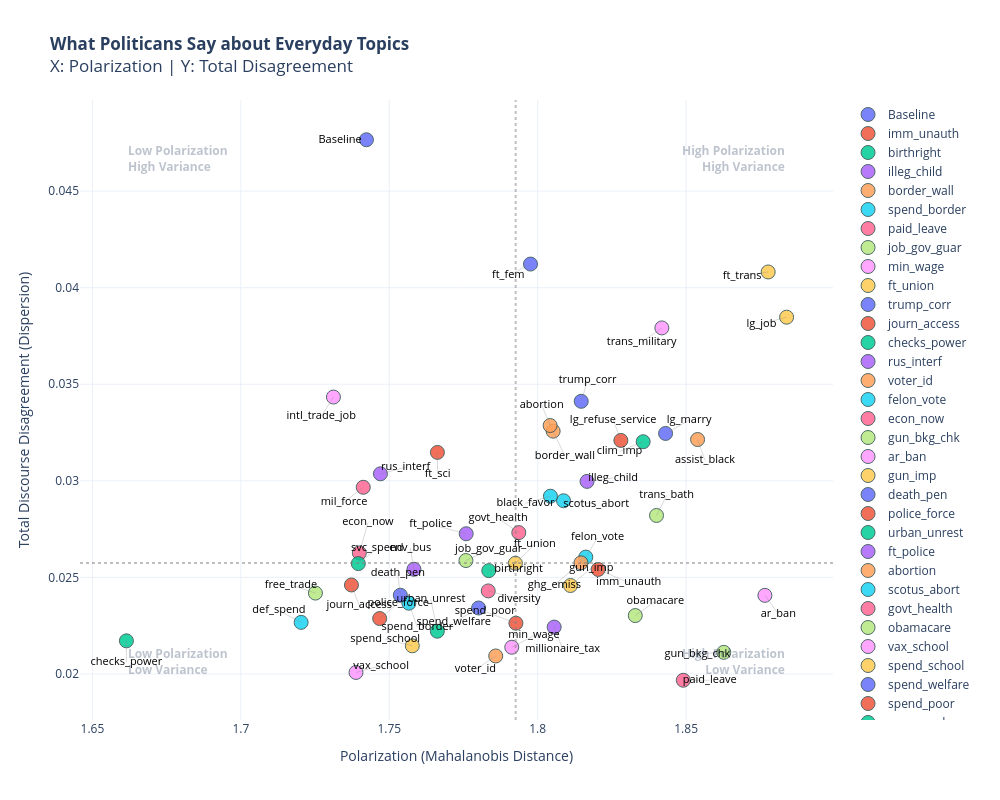

Write notebook code for a chart like this one.
### Code cell
plot(df_res)

### Figure 1 — Plotly figure (JSON) as saved in the notebook; plotly's stock layout.template omitted (floating-point values rounded to 4 significant figures)
{"data": [{"customdata": [3.595], "hovertemplate": "<b>%{text}</b><br>Polarization: %{x:.4f}<br>Intensity: %{y:.2f}<br>Intrinsic Dim: %{customdata:.2f}<br><extra></extra>", "marker": {"color": "#636EFA", "line": {"color": "DarkSlateGrey", "width": 1}, "opacity": 0.85, "size": 14}, "mode": "markers", "name": "Baseline", "text": ["Baseline"], "type": "scatter", "x": [1.742], "y": [0.04766]}, {"customdata": [3.958], "hovertemplate": "<b>%{text}</b><br>Polarization: %{x:.4f}<br>Intensity: %{y:.2f}<br>Intrinsic Dim: %{customdata:.2f}<br><extra></extra>", "marker": {"color": "#EF553B", "line": {"color": "DarkSlateGrey", "width": 1}, "opacity": 0.85, "size": 14}, "mode": "markers", "name": "imm_unauth", "text": ["imm_unauth"], "type": "scatter", "x": [1.82], "y": [0.02541]}, {"customdata": [3.915], "hovertemplate": "<b>%{text}</b><br>Polarization: %{x:.4f}<br>Intensity: %{y:.2f}<br>Intrinsic Dim: %{customdata:.2f}<br><extra></extra>", "marker": {"color": "#00CC96", "line": {"color": "DarkSlateGrey", "width": 1}, "opacity": 0.85, "size": 14}, "mode": "markers", "name": "birthright", "text": ["birthright"], "type": "scatter", "x": [1.784], "y": [0.02535]}, {"customdata": [3.809], "hovertemplate": "<b>%{text}</b><br>Polarization: %{x:.4f}<br>Intensity: %{y:.2f}<br>Intrinsic Dim: %{customdata:.2f}<br><extra></extra>", "marker": {"color": "#AB63FA", "line": {"color": "DarkSlateGrey", "width": 1}, "opacity": 0.85, "size": 14}, "mode": "markers", "name": "illeg_child", "text": ["illeg_child"], "type": "scatter", "x": [1.817], "y": [0.02997]}, {"customdata": [3.82], "hovertemplate": "<b>%{text}</b><br>Polarization: %{x:.4f}<br>Intensity: %{y:.2f}<br>Intrinsic Dim: %{customdata:.2f}<br><extra></extra>", "marker": {"color": "#FFA15A", "line": {"color": "DarkSlateGrey", "width": 1}, "opacity": 0.85, "size": 14}, "mode": "markers", "name": "border_wall", "text": ["border_wall"], "type": "scatter", "x": [1.805], "y": [0.03257]}, {"customdata": [3.911], "hovertemplate": "<b>%{text}</b><br>Polarization: %{x:.4f}<br>Intensity: %{y:.2f}<br>Intrinsic Dim: %{customdata:.2f}<br><extra></extra>", "marker": {"color": "#19D3F3", "line": {"color": "DarkSlateGrey", "width": 1}, "opacity": 0.85, "size": 14}, "mode": "markers", "name": "spend_border", "text": ["spend_border"], "type": "scatter", "x": [1.757], "y": [0.02367]}, {"customdata": [4.039], "hovertemplate": "<b>%{text}</b><br>Polarization: %{x:.4f}<br>Intensity: %{y:.2f}<br>Intrinsic Dim: %{customdata:.2f}<br><extra></extra>", "marker": {"color": "#FF6692", "line": {"color": "DarkSlateGrey", "width": 1}, "opacity": 0.85, "size": 14}, "mode": "markers", "name": "paid_leave", "text": ["paid_leave"], "type": "scatter", "x": [1.849], "y": [0.01968]}, {"customdata": [3.927], "hovertemplate": "<b>%{text}</b><br>Polarization: %{x:.4f}<br>Intensity: %{y:.2f}<br>Intrinsic Dim: %{customdata:.2f}<br><extra></extra>", "marker": {"color": "#B6E880", "line": {"color": "DarkSlateGrey", "width": 1}, "opacity": 0.85, "size": 14}, "mode": "markers", "name": "job_gov_guar", "text": ["job_gov_guar"], "type": "scatter", "x": [1.776], "y": [0.02587]}, {"customdata": [3.998], "hovertemplate": "<b>%{text}</b><br>Polarization: %{x:.4f}<br>Intensity: %{y:.2f}<br>Intrinsic Dim: %{customdata:.2f}<br><extra></extra>", "marker": {"color": "#FF97FF", "line": {"color": "DarkSlateGrey", "width": 1}, "opacity": 0.85, "size": 14}, "mode": "markers", "name": "min_wage", "text": ["min_wage"], "type": "scatter", "x": [1.791], "y": [0.02139]}, {"customdata": [3.922], "hovertemplate": "<b>%{text}</b><br>Polarization: %{x:.4f}<br>Intensity: %{y:.2f}<br>Intrinsic Dim: %{customdata:.2f}<br><extra></extra>", "marker": {"color": "#FECB52", "line": {"color": "DarkSlateGrey", "width": 1}, "opacity": 0.85, "size": 14}, "mode": "markers", "name": "ft_union", "text": ["ft_union"], "type": "scatter", "x": [1.792], "y": [0.02573]}, {"customdata": [3.803], "hovertemplate": "<b>%{text}</b><br>Polarization: %{x:.4f}<br>Intensity: %{y:.2f}<br>Intrinsic Dim: %{customdata:.2f}<br><extra></extra>", "marker": {"color": "#636EFA", "line": {"color": "DarkSlateGrey", "width": 1}, "opacity": 0.85, "size": 14}, "mode": "markers", "name": "trump_corr", "text": ["trump_corr"], "type": "scatter", "x": [1.815], "y": [0.03412]}, {"customdata": [3.947], "hovertemplate": "<b>%{text}</b><br>Polarization: %{x:.4f}<br>Intensity: %{y:.2f}<br>Intrinsic Dim: %{customdata:.2f}<br><extra></extra>", "marker": {"color": "#EF553B", "line": {"color": "DarkSlateGrey", "width": 1}, "opacity": 0.85, "size": 14}, "mode": "markers", "name": "journ_access", "text": ["journ_access"], "type": "scatter", "x": [1.737], "y": [0.02461]}, {"customdata": [4.024], "hovertemplate": "<b>%{text}</b><br>Polarization: %{x:.4f}<br>Intensity: %{y:.2f}<br>Intrinsic Dim: %{customdata:.2f}<br><extra></extra>", "marker": {"color": "#00CC96", "line": {"color": "DarkSlateGrey", "width": 1}, "opacity": 0.85, "size": 14}, "mode": "markers", "name": "checks_power", "text": ["checks_power"], "type": "scatter", "x": [1.661], "y": [0.02172]}, {"customdata": [3.88], "hovertemplate": "<b>%{text}</b><br>Polarization: %{x:.4f}<br>Intensity: %{y:.2f}<br>Intrinsic Dim: %{customdata:.2f}<br><extra></extra>", "marker": {"color": "#AB63FA", "line": {"color": "DarkSlateGrey", "width": 1}, "opacity": 0.85, "size": 14}, "mode": "markers", "name": "rus_interf", "text": ["rus_interf"], "type": "scatter", "x": [1.747], "y": [0.03036]}, {"customdata": [3.98], "hovertemplate": "<b>%{text}</b><br>Polarization: %{x:.4f}<br>Intensity: %{y:.2f}<br>Intrinsic Dim: %{customdata:.2f}<br><extra></extra>", "marker": {"color": "#FFA15A", "line": {"color": "DarkSlateGrey", "width": 1}, "opacity": 0.85, "size": 14}, "mode": "markers", "name": "voter_id", "text": ["voter_id"], "type": "scatter", "x": [1.786], "y": [0.02093]}, {"customdata": [3.897], "hovertemplate": "<b>%{text}</b><br>Polarization: %{x:.4f}<br>Intensity: %{y:.2f}<br>Intrinsic Dim: %{customdata:.2f}<br><extra></extra>", "marker": {"color": "#19D3F3", "line": {"color": "DarkSlateGrey", "width": 1}, "opacity": 0.85, "size": 14}, "mode": "markers", "name": "felon_vote", "text": ["felon_vote"], "type": "scatter", "x": [1.816], "y": [0.02605]}, {"customdata": [3.924], "hovertemplate": "<b>%{text}</b><br>Polarization: %{x:.4f}<br>Intensity: %{y:.2f}<br>Intrinsic Dim: %{customdata:.2f}<br><extra></extra>", "marker": {"color": "#FF6692", "line": {"color": "DarkSlateGrey", "width": 1}, "opacity": 0.85, "size": 14}, "mode": "markers", "name": "econ_now", "text": ["econ_now"], "type": "scatter", "x": [1.74], "y": [0.02627]}, {"customdata": [3.998], "hovertemplate": "<b>%{text}</b><br>Polarization: %{x:.4f}<br>Intensity: %{y:.2f}<br>Intrinsic Dim: %{customdata:.2f}<br><extra></extra>", "marker": {"color": "#B6E880", "line": {"color": "DarkSlateGrey", "width": 1}, "opacity": 0.85, "size": 14}, "mode": "markers", "name": "gun_bkg_chk", "text": ["gun_bkg_chk"], "type": "scatter", "x": [1.863], "y": [0.02112]}, {"customdata": [3.993], "hovertemplate": "<b>%{text}</b><br>Polarization: %{x:.4f}<br>Intensity: %{y:.2f}<br>Intrinsic Dim: %{customdata:.2f}<br><extra></extra>", "marker": {"color": "#FF97FF", "line": {"color": "DarkSlateGrey", "width": 1}, "opacity": 0.85, "size": 14}, "mode": "markers", "name": "ar_ban", "text": ["ar_ban"], "type": "scatter", "x": [1.877], "y": [0.02407]}, {"customdata": [3.934], "hovertemplate": "<b>%{text}</b><br>Polarization: %{x:.4f}<br>Intensity: %{y:.2f}<br>Intrinsic Dim: %{customdata:.2f}<br><extra></extra>", "marker": {"color": "#FECB52", "line": {"color": "DarkSlateGrey", "width": 1}, "opacity": 0.85, "size": 14}, "mode": "markers", "name": "gun_imp", "text": ["gun_imp"], "type": "scatter", "x": [1.811], "y": [0.02458]}, {"customdata": [3.928], "hovertemplate": "<b>%{text}</b><br>Polarization: %{x:.4f}<br>Intensity: %{y:.2f}<br>Intrinsic Dim: %{customdata:.2f}<br><extra></extra>", "marker": {"color": "#636EFA", "line": {"color": "DarkSlateGrey", "width": 1}, "opacity": 0.85, "size": 14}, "mode": "markers", "name": "death_pen", "text": ["death_pen"], "type": "scatter", "x": [1.754], "y": [0.02408]}, {"customdata": [3.973], "hovertemplate": "<b>%{text}</b><br>Polarization: %{x:.4f}<br>Intensity: %{y:.2f}<br>Intrinsic Dim: %{customdata:.2f}<br><extra></extra>", "marker": {"color": "#EF553B", "line": {"color": "DarkSlateGrey", "width": 1}, "opacity": 0.85, "size": 14}, "mode": "markers", "name": "police_force", "text": ["police_force"], "type": "scatter", "x": [1.747], "y": [0.02287]}, {"customdata": [4.011], "hovertemplate": "<b>%{text}</b><br>Polarization: %{x:.4f}<br>Intensity: %{y:.2f}<br>Intrinsic Dim: %{customdata:.2f}<br><extra></extra>", "marker": {"color": "#00CC96", "line": {"color": "DarkSlateGrey", "width": 1}, "opacity": 0.85, "size": 14}, "mode": "markers", "name": "urban_unrest", "text": ["urban_unrest"], "type": "scatter", "x": [1.766], "y": [0.02222]}, {"customdata": [3.859], "hovertemplate": "<b>%{text}</b><br>Polarization: %{x:.4f}<br>Intensity: %{y:.2f}<br>Intrinsic Dim: %{customdata:.2f}<br><extra></extra>", "marker": {"color": "#AB63FA", "line": {"color": "DarkSlateGrey", "width": 1}, "opacity": 0.85, "size": 14}, "mode": "markers", "name": "ft_police", "text": ["ft_police"], "type": "scatter", "x": [1.776], "y": [0.02726]}, {"customdata": [3.806], "hovertemplate": "<b>%{text}</b><br>Polarization: %{x:.4f}<br>Intensity: %{y:.2f}<br>Intrinsic Dim: %{customdata:.2f}<br><extra></extra>", "marker": {"color": "#FFA15A", "line": {"color": "DarkSlateGrey", "width": 1}, "opacity": 0.85, "size": 14}, "mode": "markers", "name": "abortion", "text": ["abortion"], "type": "scatter", "x": [1.804], "y": [0.03287]}, {"customdata": [3.803], "hovertemplate": "<b>%{text}</b><br>Polarization: %{x:.4f}<br>Intensity: %{y:.2f}<br>Intrinsic Dim: %{customdata:.2f}<br><extra></extra>", "marker": {"color": "#19D3F3", "line": {"color": "DarkSlateGrey", "width": 1}, "opacity": 0.85, "size": 14}, "mode": "markers", "name": "scotus_abort", "text": ["scotus_abort"], "type": "scatter", "x": [1.809], "y": [0.02897]}, {"customdata": [3.866], "hovertemplate": "<b>%{text}</b><br>Polarization: %{x:.4f}<br>Intensity: %{y:.2f}<br>Intrinsic Dim: %{customdata:.2f}<br><extra></extra>", "marker": {"color": "#FF6692", "line": {"color": "DarkSlateGrey", "width": 1}, "opacity": 0.85, "size": 14}, "mode": "markers", "name": "govt_health", "text": ["govt_health"], "type": "scatter", "x": [1.794], "y": [0.02732]}, {"customdata": [3.987], "hovertemplate": "<b>%{text}</b><br>Polarization: %{x:.4f}<br>Intensity: %{y:.2f}<br>Intrinsic Dim: %{customdata:.2f}<br><extra></extra>", "marker": {"color": "#B6E880", "line": {"color": "DarkSlateGrey", "width": 1}, "opacity": 0.85, "size": 14}, "mode": "markers", "name": "obamacare", "text": ["obamacare"], "type": "scatter", "x": [1.833], "y": [0.02303]}, {"customdata": [4.007], "hovertemplate": "<b>%{text}</b><br>Polarization: %{x:.4f}<br>Intensity: %{y:.2f}<br>Intrinsic Dim: %{customdata:.2f}<br><extra></extra>", "marker": {"color": "#FF97FF", "line": {"color": "DarkSlateGrey", "width": 1}, "opacity": 0.85, "size": 14}, "mode": "markers", "name": "vax_school", "text": ["vax_school"], "type": "scatter", "x": [1.739], "y": [0.02008]}, {"customdata": [3.964], "hovertemplate": "<b>%{text}</b><br>Polarization: %{x:.4f}<br>Intensity: %{y:.2f}<br>Intrinsic Dim: %{customdata:.2f}<br><extra></extra>", "marker": {"color": "#FECB52", "line": {"color": "DarkSlateGrey", "width": 1}, "opacity": 0.85, "size": 14}, "mode": "markers", "name": "spend_school", "text": ["spend_school"], "type": "scatter", "x": [1.758], "y": [0.02146]}, {"customdata": [3.935], "hovertemplate": "<b>%{text}</b><br>Polarization: %{x:.4f}<br>Intensity: %{y:.2f}<br>Intrinsic Dim: %{customdata:.2f}<br><extra></extra>", "marker": {"color": "#636EFA", "line": {"color": "DarkSlateGrey", "width": 1}, "opacity": 0.85, "size": 14}, "mode": "markers", "name": "spend_welfare", "text": ["spend_welfare"], "type": "scatter", "x": [1.78], "y": [0.02342]}, {"customdata": [3.969], "hovertemplate": "<b>%{text}</b><br>Polarization: %{x:.4f}<br>Intensity: %{y:.2f}<br>Intrinsic Dim: %{customdata:.2f}<br><extra></extra>", "marker": {"color": "#EF553B", "line": {"color": "DarkSlateGrey", "width": 1}, "opacity": 0.85, "size": 14}, "mode": "markers", "name": "spend_poor", "text": ["spend_poor"], "type": "scatter", "x": [1.793], "y": [0.02263]}, {"customdata": [3.85], "hovertemplate": "<b>%{text}</b><br>Polarization: %{x:.4f}<br>Intensity: %{y:.2f}<br>Intrinsic Dim: %{customdata:.2f}<br><extra></extra>", "marker": {"color": "#00CC96", "line": {"color": "DarkSlateGrey", "width": 1}, "opacity": 0.85, "size": 14}, "mode": "markers", "name": "svc_spend", "text": ["svc_spend"], "type": "scatter", "x": [1.74], "y": [0.02572]}, {"customdata": [3.968], "hovertemplate": "<b>%{text}</b><br>Polarization: %{x:.4f}<br>Intensity: %{y:.2f}<br>Intrinsic Dim: %{customdata:.2f}<br><extra></extra>", "marker": {"color": "#AB63FA", "line": {"color": "DarkSlateGrey", "width": 1}, "opacity": 0.85, "size": 14}, "mode": "markers", "name": "millionaire_tax", "text": ["millionaire_tax"], "type": "scatter", "x": [1.806], "y": [0.02243]}, {"customdata": [3.845], "hovertemplate": "<b>%{text}</b><br>Polarization: %{x:.4f}<br>Intensity: %{y:.2f}<br>Intrinsic Dim: %{customdata:.2f}<br><extra></extra>", "marker": {"color": "#FFA15A", "line": {"color": "DarkSlateGrey", "width": 1}, "opacity": 0.85, "size": 14}, "mode": "markers", "name": "assist_black", "text": ["assist_black"], "type": "scatter", "x": [1.854], "y": [0.03214]}, {"customdata": [3.7], "hovertemplate": "<b>%{text}</b><br>Polarization: %{x:.4f}<br>Intensity: %{y:.2f}<br>Intrinsic Dim: %{customdata:.2f}<br><extra></extra>", "marker": {"color": "#19D3F3", "line": {"color": "DarkSlateGrey", "width": 1}, "opacity": 0.85, "size": 14}, "mode": "markers", "name": "black_favor", "text": ["black_favor"], "type": "scatter", "x": [1.804], "y": [0.0292]}, {"customdata": [3.983], "hovertemplate": "<b>%{text}</b><br>Polarization: %{x:.4f}<br>Intensity: %{y:.2f}<br>Intrinsic Dim: %{customdata:.2f}<br><extra></extra>", "marker": {"color": "#FF6692", "line": {"color": "DarkSlateGrey", "width": 1}, "opacity": 0.85, "size": 14}, "mode": "markers", "name": "diversity", "text": ["diversity"], "type": "scatter", "x": [1.783], "y": [0.0243]}, {"customdata": [3.835], "hovertemplate": "<b>%{text}</b><br>Polarization: %{x:.4f}<br>Intensity: %{y:.2f}<br>Intrinsic Dim: %{customdata:.2f}<br><extra></extra>", "marker": {"color": "#B6E880", "line": {"color": "DarkSlateGrey", "width": 1}, "opacity": 0.85, "size": 14}, "mode": "markers", "name": "trans_bath", "text": ["trans_bath"], "type": "scatter", "x": [1.84], "y": [0.02821]}, {"customdata": [3.754], "hovertemplate": "<b>%{text}</b><br>Polarization: %{x:.4f}<br>Intensity: %{y:.2f}<br>Intrinsic Dim: %{customdata:.2f}<br><extra></extra>", "marker": {"color": "#FF97FF", "line": {"color": "DarkSlateGrey", "width": 1}, "opacity": 0.85, "size": 14}, "mode": "markers", "name": "trans_military", "text": ["trans_military"], "type": "scatter", "x": [1.842], "y": [0.03792]}, {"customdata": [3.711], "hovertemplate": "<b>%{text}</b><br>Polarization: %{x:.4f}<br>Intensity: %{y:.2f}<br>Intrinsic Dim: %{customdata:.2f}<br><extra></extra>", "marker": {"color": "#FECB52", "line": {"color": "DarkSlateGrey", "width": 1}, "opacity": 0.85, "size": 14}, "mode": "markers", "name": "lg_job", "text": ["lg_job"], "type": "scatter", "x": [1.884], "y": [0.03847]}, {"customdata": [3.835], "hovertemplate": "<b>%{text}</b><br>Polarization: %{x:.4f}<br>Intensity: %{y:.2f}<br>Intrinsic Dim: %{customdata:.2f}<br><extra></extra>", "marker": {"color": "#636EFA", "line": {"color": "DarkSlateGrey", "width": 1}, "opacity": 0.85, "size": 14}, "mode": "markers", "name": "lg_marry", "text": ["lg_marry"], "type": "scatter", "x": [1.843], "y": [0.03245]}, {"customdata": [3.862], "hovertemplate": "<b>%{text}</b><br>Polarization: %{x:.4f}<br>Intensity: %{y:.2f}<br>Intrinsic Dim: %{customdata:.2f}<br><extra></extra>", "marker": {"color": "#EF553B", "line": {"color": "DarkSlateGrey", "width": 1}, "opacity": 0.85, "size": 14}, "mode": "markers", "name": "lg_refuse_service", "text": ["lg_refuse_service"], "type": "scatter", "x": [1.828], "y": [0.03209]}, {"customdata": [3.811], "hovertemplate": "<b>%{text}</b><br>Polarization: %{x:.4f}<br>Intensity: %{y:.2f}<br>Intrinsic Dim: %{customdata:.2f}<br><extra></extra>", "marker": {"color": "#00CC96", "line": {"color": "DarkSlateGrey", "width": 1}, "opacity": 0.85, "size": 14}, "mode": "markers", "name": "clim_imp", "text": ["clim_imp"], "type": "scatter", "x": [1.836], "y": [0.03202]}, {"customdata": [3.896], "hovertemplate": "<b>%{text}</b><br>Polarization: %{x:.4f}<br>Intensity: %{y:.2f}<br>Intrinsic Dim: %{customdata:.2f}<br><extra></extra>", "marker": {"color": "#AB63FA", "line": {"color": "DarkSlateGrey", "width": 1}, "opacity": 0.85, "size": 14}, "mode": "markers", "name": "env_bus", "text": ["env_bus"], "type": "scatter", "x": [1.758], "y": [0.02542]}, {"customdata": [3.927], "hovertemplate": "<b>%{text}</b><br>Polarization: %{x:.4f}<br>Intensity: %{y:.2f}<br>Intrinsic Dim: %{customdata:.2f}<br><extra></extra>", "marker": {"color": "#FFA15A", "line": {"color": "DarkSlateGrey", "width": 1}, "opacity": 0.85, "size": 14}, "mode": "markers", "name": "ghg_emiss", "text": ["ghg_emiss"], "type": "scatter", "x": [1.815], "y": [0.02576]}, {"customdata": [3.949], "hovertemplate": "<b>%{text}</b><br>Polarization: %{x:.4f}<br>Intensity: %{y:.2f}<br>Intrinsic Dim: %{customdata:.2f}<br><extra></extra>", "marker": {"color": "#19D3F3", "line": {"color": "DarkSlateGrey", "width": 1}, "opacity": 0.85, "size": 14}, "mode": "markers", "name": "def_spend", "text": ["def_spend"], "type": "scatter", "x": [1.72], "y": [0.02267]}, {"customdata": [3.805], "hovertemplate": "<b>%{text}</b><br>Polarization: %{x:.4f}<br>Intensity: %{y:.2f}<br>Intrinsic Dim: %{customdata:.2f}<br><extra></extra>", "marker": {"color": "#FF6692", "line": {"color": "DarkSlateGrey", "width": 1}, "opacity": 0.85, "size": 14}, "mode": "markers", "name": "mil_force", "text": ["mil_force"], "type": "scatter", "x": [1.741], "y": [0.02967]}, {"customdata": [3.882], "hovertemplate": "<b>%{text}</b><br>Polarization: %{x:.4f}<br>Intensity: %{y:.2f}<br>Intrinsic Dim: %{customdata:.2f}<br><extra></extra>", "marker": {"color": "#B6E880", "line": {"color": "DarkSlateGrey", "width": 1}, "opacity": 0.85, "size": 14}, "mode": "markers", "name": "free_trade", "text": ["free_trade"], "type": "scatter", "x": [1.725], "y": [0.02419]}, {"customdata": [3.787], "hovertemplate": "<b>%{text}</b><br>Polarization: %{x:.4f}<br>Intensity: %{y:.2f}<br>Intrinsic Dim: %{customdata:.2f}<br><extra></extra>", "marker": {"color": "#FF97FF", "line": {"color": "DarkSlateGrey", "width": 1}, "opacity": 0.85, "size": 14}, "mode": "markers", "name": "intl_trade_job", "text": ["intl_trade_job"], "type": "scatter", "x": [1.731], "y": [0.03434]}, {"customdata": [3.75], "hovertemplate": "<b>%{text}</b><br>Polarization: %{x:.4f}<br>Intensity: %{y:.2f}<br>Intrinsic Dim: %{customdata:.2f}<br><extra></extra>", "marker": {"color": "#FECB52", "line": {"color": "DarkSlateGrey", "width": 1}, "opacity": 0.85, "size": 14}, "mode": "markers", "name": "ft_trans", "text": ["ft_trans"], "type": "scatter", "x": [1.878], "y": [0.04081]}, {"customdata": [3.753], "hovertemplate": "<b>%{text}</b><br>Polarization: %{x:.4f}<br>Intensity: %{y:.2f}<br>Intrinsic Dim: %{customdata:.2f}<br><extra></extra>", "marker": {"color": "#636EFA", "line": {"color": "DarkSlateGrey", "width": 1}, "opacity": 0.85, "size": 14}, "mode": "markers", "name": "ft_fem", "text": ["ft_fem"], "type": "scatter", "x": [1.798], "y": [0.04122]}, {"customdata": [3.832], "hovertemplate": "<b>%{text}</b><br>Polarization: %{x:.4f}<br>Intensity: %{y:.2f}<br>Intrinsic Dim: %{customdata:.2f}<br><extra></extra>", "marker": {"color": "#EF553B", "line": {"color": "DarkSlateGrey", "width": 1}, "opacity": 0.85, "size": 14}, "mode": "markers", "name": "ft_sci", "text": ["ft_sci"], "type": "scatter", "x": [1.766], "y": [0.03147]}, {"hoverinfo": "skip", "line": {"color": "grey", "width": 0.3}, "mode": "lines", "showlegend": false, "type": "scatter", "x": [1.742, 1.733], "y": [0.04766, 0.04766]}, {"hoverinfo": "skip", "line": {"color": "grey", "width": 0.3}, "mode": "lines", "showlegend": false, "type": "scatter", "x": [1.82, 1.831], "y": [0.02541, 0.02473]}, {"hoverinfo": "skip", "line": {"color": "grey", "width": 0.3}, "mode": "lines", "showlegend": false, "type": "scatter", "x": [1.784, 1.794], "y": [0.02535, 0.02543]}, {"hoverinfo": "skip", "line": {"color": "grey", "width": 0.3}, "mode": "lines", "showlegend": false, "type": "scatter", "x": [1.817, 1.825], "y": [0.02997, 0.03015]}, {"hoverinfo": "skip", "line": {"color": "grey", "width": 0.3}, "mode": "lines", "showlegend": false, "type": "scatter", "x": [1.805, 1.809], "y": [0.03257, 0.03129]}, {"hoverinfo": "skip", "line": {"color": "grey", "width": 0.3}, "mode": "lines", "showlegend": false, "type": "scatter", "x": [1.757, 1.759], "y": [0.02367, 0.02242]}, {"hoverinfo": "skip", "line": {"color": "grey", "width": 0.3}, "mode": "lines", "showlegend": false, "type": "scatter", "x": [1.849, 1.858], "y": [0.01968, 0.01968]}, {"hoverinfo": "skip", "line": {"color": "grey", "width": 0.3}, "mode": "lines", "showlegend": false, "type": "scatter", "x": [1.776, 1.783], "y": [0.02587, 0.02644]}, {"hoverinfo": "skip", "line": {"color": "grey", "width": 0.3}, "mode": "lines", "showlegend": false, "type": "scatter", "x": [1.791, 1.799], "y": [0.02139, 0.02199]}, {"hoverinfo": "skip", "line": {"color": "grey", "width": 0.3}, "mode": "lines", "showlegend": false, "type": "scatter", "x": [1.792, 1.799], "y": [0.02573, 0.0267]}, {"hoverinfo": "skip", "line": {"color": "grey", "width": 0.3}, "mode": "lines", "showlegend": false, "type": "scatter", "x": [1.815, 1.817], "y": [0.03412, 0.0352]}, {"hoverinfo": "skip", "line": {"color": "grey", "width": 0.3}, "mode": "lines", "showlegend": false, "type": "scatter", "x": [1.737, 1.74], "y": [0.02461, 0.02354]}, {"hoverinfo": "skip", "line": {"color": "grey", "width": 0.3}, "mode": "lines", "showlegend": false, "type": "scatter", "x": [1.661, 1.661], "y": [0.02172, 0.0206]}, {"hoverinfo": "skip", "line": {"color": "grey", "width": 0.3}, "mode": "lines", "showlegend": false, "type": "scatter", "x": [1.747, 1.756], "y": [0.03036, 0.0307]}, {"hoverinfo": "skip", "line": {"color": "grey", "width": 0.3}, "mode": "lines", "showlegend": false, "type": "scatter", "x": [1.786, 1.779], "y": [0.02093, 0.02022]}, {"hoverinfo": "skip", "line": {"color": "grey", "width": 0.3}, "mode": "lines", "showlegend": false, "type": "scatter", "x": [1.816, 1.82], "y": [0.02605, 0.02705]}, {"hoverinfo": "skip", "line": {"color": "grey", "width": 0.3}, "mode": "lines", "showlegend": false, "type": "scatter", "x": [1.74, 1.743], "y": [0.02627, 0.02784]}, {"hoverinfo": "skip", "line": {"color": "grey", "width": 0.3}, "mode": "lines", "showlegend": false, "type": "scatter", "x": [1.863, 1.854], "y": [0.02112, 0.02104]}, {"hoverinfo": "skip", "line": {"color": "grey", "width": 0.3}, "mode": "lines", "showlegend": false, "type": "scatter", "x": [1.877, 1.881], "y": [0.02407, 0.02311]}, {"hoverinfo": "skip", "line": {"color": "grey", "width": 0.3}, "mode": "lines", "showlegend": false, "type": "scatter", "x": [1.811, 1.818], "y": [0.02458, 0.02548]}, {"hoverinfo": "skip", "line": {"color": "grey", "width": 0.3}, "mode": "lines", "showlegend": false, "type": "scatter", "x": [1.754, 1.753], "y": [0.02408, 0.02519]}, {"hoverinfo": "skip", "line": {"color": "grey", "width": 0.3}, "mode": "lines", "showlegend": false, "type": "scatter", "x": [1.747, 1.753], "y": [0.02287, 0.02367]}, {"hoverinfo": "skip", "line": {"color": "grey", "width": 0.3}, "mode": "lines", "showlegend": false, "type": "scatter", "x": [1.766, 1.764], "y": [0.02222, 0.02386]}, {"hoverinfo": "skip", "line": {"color": "grey", "width": 0.3}, "mode": "lines", "showlegend": false, "type": "scatter", "x": [1.776, 1.764], "y": [0.02726, 0.02775]}, {"hoverinfo": "skip", "line": {"color": "grey", "width": 0.3}, "mode": "lines", "showlegend": false, "type": "scatter", "x": [1.804, 1.801], "y": [0.03287, 0.03393]}, {"hoverinfo": "skip", "line": {"color": "grey", "width": 0.3}, "mode": "lines", "showlegend": false, "type": "scatter", "x": [1.809, 1.82], "y": [0.02897, 0.0288]}, {"hoverinfo": "skip", "line": {"color": "grey", "width": 0.3}, "mode": "lines", "showlegend": false, "type": "scatter", "x": [1.794, 1.787], "y": [0.02732, 0.02806]}, {"hoverinfo": "skip", "line": {"color": "grey", "width": 0.3}, "mode": "lines", "showlegend": false, "type": "scatter", "x": [1.833, 1.84], "y": [0.02303, 0.02376]}, {"hoverinfo": "skip", "line": {"color": "grey", "width": 0.3}, "mode": "lines", "showlegend": false, "type": "scatter", "x": [1.739, 1.747], "y": [0.02008, 0.02043]}, {"hoverinfo": "skip", "line": {"color": "grey", "width": 0.3}, "mode": "lines", "showlegend": false, "type": "scatter", "x": [1.758, 1.749], "y": [0.02146, 0.02181]}, {"hoverinfo": "skip", "line": {"color": "grey", "width": 0.3}, "mode": "lines", "showlegend": false, "type": "scatter", "x": [1.78, 1.772], "y": [0.02342, 0.02267]}, {"hoverinfo": "skip", "line": {"color": "grey", "width": 0.3}, "mode": "lines", "showlegend": false, "type": "scatter", "x": [1.793, 1.782], "y": [0.02263, 0.02323]}, {"hoverinfo": "skip", "line": {"color": "grey", "width": 0.3}, "mode": "lines", "showlegend": false, "type": "scatter", "x": [1.74, 1.746], "y": [0.02572, 0.0265]}, {"hoverinfo": "skip", "line": {"color": "grey", "width": 0.3}, "mode": "lines", "showlegend": false, "type": "scatter", "x": [1.806, 1.808], "y": [0.02243, 0.02129]}, {"hoverinfo": "skip", "line": {"color": "grey", "width": 0.3}, "mode": "lines", "showlegend": false, "type": "scatter", "x": [1.854, 1.856], "y": [0.03214, 0.03107]}, {"hoverinfo": "skip", "line": {"color": "grey", "width": 0.3}, "mode": "lines", "showlegend": false, "type": "scatter", "x": [1.804, 1.796], "y": [0.0292, 0.02884]}, {"hoverinfo": "skip", "line": {"color": "grey", "width": 0.3}, "mode": "lines", "showlegend": false, "type": "scatter", "x": [1.783, 1.794], "y": [0.0243, 0.02389]}, {"hoverinfo": "skip", "line": {"color": "grey", "width": 0.3}, "mode": "lines", "showlegend": false, "type": "scatter", "x": [1.84, 1.843], "y": [0.02821, 0.02924]}, {"hoverinfo": "skip", "line": {"color": "grey", "width": 0.3}, "mode": "lines", "showlegend": false, "type": "scatter", "x": [1.842, 1.835], "y": [0.03792, 0.03719]}, {"hoverinfo": "skip", "line": {"color": "grey", "width": 0.3}, "mode": "lines", "showlegend": false, "type": "scatter", "x": [1.884, 1.875], "y": [0.03847, 0.03813]}, {"hoverinfo": "skip", "line": {"color": "grey", "width": 0.3}, "mode": "lines", "showlegend": false, "type": "scatter", "x": [1.843, 1.851], "y": [0.03245, 0.03314]}, {"hoverinfo": "skip", "line": {"color": "grey", "width": 0.3}, "mode": "lines", "showlegend": false, "type": "scatter", "x": [1.828, 1.825], "y": [0.03209, 0.03316]}, {"hoverinfo": "skip", "line": {"color": "grey", "width": 0.3}, "mode": "lines", "showlegend": false, "type": "scatter", "x": [1.836, 1.828], "y": [0.03202, 0.03153]}, {"hoverinfo": "skip", "line": {"color": "grey", "width": 0.3}, "mode": "lines", "showlegend": false, "type": "scatter", "x": [1.758, 1.757], "y": [0.02542, 0.02653]}, {"hoverinfo": "skip", "line": {"color": "grey", "width": 0.3}, "mode": "lines", "showlegend": false, "type": "scatter", "x": [1.815, 1.806], "y": [0.02576, 0.02462]}, {"hoverinfo": "skip", "line": {"color": "grey", "width": 0.3}, "mode": "lines", "showlegend": false, "type": "scatter", "x": [1.72, 1.713], "y": [0.02267, 0.02328]}, {"hoverinfo": "skip", "line": {"color": "grey", "width": 0.3}, "mode": "lines", "showlegend": false, "type": "scatter", "x": [1.741, 1.735], "y": [0.02967, 0.0289]}, {"hoverinfo": "skip", "line": {"color": "grey", "width": 0.3}, "mode": "lines", "showlegend": false, "type": "scatter", "x": [1.725, 1.717], "y": [0.02419, 0.02461]}, {"hoverinfo": "skip", "line": {"color": "grey", "width": 0.3}, "mode": "lines", "showlegend": false, "type": "scatter", "x": [1.731, 1.727], "y": [0.03434, 0.03334]}, {"hoverinfo": "skip", "line": {"color": "grey", "width": 0.3}, "mode": "lines", "showlegend": false, "type": "scatter", "x": [1.878, 1.869], "y": [0.04081, 0.04061]}, {"hoverinfo": "skip", "line": {"color": "grey", "width": 0.3}, "mode": "lines", "showlegend": false, "type": "scatter", "x": [1.798, 1.79], "y": [0.04122, 0.04062]}, {"hoverinfo": "skip", "line": {"color": "grey", "width": 0.3}, "mode": "lines", "showlegend": false, "type": "scatter", "x": [1.766, 1.766], "y": [0.03147, 0.03034]}, {"hoverinfo": "skip", "mode": "text", "showlegend": false, "text": ["Baseline", "imm_unauth", "birthright", "illeg_child", "border_wall", "spend_border", "paid_leave", "job_gov_guar", "min_wage", "ft_union", "trump_corr", "journ_access", "checks_power", "rus_interf", "voter_id", "felon_vote", "econ_now", "gun_bkg_chk", "ar_ban", "gun_imp", "death_pen", "police_force", "urban_unrest", "ft_police", "abortion", "scotus_abort", "govt_health", "obamacare", "vax_school", "spend_school", "spend_welfare", "spend_poor", "svc_spend", "millionaire_tax", "assist_black", "black_favor", "diversity", "trans_bath", "trans_military", "lg_job", "lg_marry", "lg_refuse_service", "clim_imp", "env_bus", "ghg_emiss", "def_spend", "mil_force", "free_trade", "intl_trade_job", "ft_trans", "ft_fem", "ft_sci"], "textfont": {"color": "black", "size": 11}, "type": "scatter", "x": [1.733, 1.831, 1.794, 1.825, 1.809, 1.759, 1.858, 1.783, 1.799, 1.799, 1.817, 1.74, 1.661, 1.756, 1.779, 1.82, 1.743, 1.854, 1.881, 1.818, 1.753, 1.753, 1.764, 1.764, 1.801, 1.82, 1.787, 1.84, 1.747, 1.749, 1.772, 1.782, 1.746, 1.808, 1.856, 1.796, 1.794, 1.843, 1.835, 1.875, 1.851, 1.825, 1.828, 1.757, 1.806, 1.713, 1.735, 1.717, 1.727, 1.869, 1.79, 1.766], "y": [0.04766, 0.02473, 0.02543, 0.03015, 0.03129, 0.02242, 0.01968, 0.02644, 0.02199, 0.0267, 0.0352, 0.02354, 0.0206, 0.0307, 0.02022, 0.02705, 0.02784, 0.02104, 0.02311, 0.02548, 0.02519, 0.02367, 0.02386, 0.02775, 0.03393, 0.0288, 0.02806, 0.02376, 0.02043, 0.02181, 0.02267, 0.02323, 0.0265, 0.02129, 0.03107, 0.02884, 0.02389, 0.02924, 0.03719, 0.03813, 0.03314, 0.03316, 0.03153, 0.02653, 0.02462, 0.02328, 0.0289, 0.02461, 0.03334, 0.04061, 0.04062, 0.03034]}], "layout": {"annotations": [{"align": "right", "opacity": 0.3, "showarrow": false, "text": "<b>High Polarization<br>High Variance</b>", "x": 1.884, "xanchor": "right", "xref": "x", "y": 0.04766, "yanchor": "top", "yref": "y"}, {"align": "left", "opacity": 0.3, "showarrow": false, "text": "<b>Low Polarization<br>High Variance</b>", "x": 1.661, "xanchor": "left", "xref": "x", "y": 0.04766, "yanchor": "top", "yref": "y"}, {"align": "right", "opacity": 0.3, "showarrow": false, "text": "<b>High Polarization<br>Low Variance</b>", "x": 1.884, "xanchor": "right", "xref": "x", "y": 0.01968, "yanchor": "bottom", "yref": "y"}, {"align": "left", "opacity": 0.3, "showarrow": false, "text": "<b>Low Polarization<br>Low Variance</b>", "x": 1.661, "xanchor": "left", "xref": "x", "y": 0.01968, "yanchor": "bottom", "yref": "y"}], "height": 800, "shapes": [{"line": {"color": "grey", "dash": "dot"}, "opacity": 0.5, "type": "line", "x0": 0, "x1": 1, "xref": "x domain", "y0": 0.02574, "y1": 0.02574, "yref": "y"}, {"line": {"color": "grey", "dash": "dot"}, "opacity": 0.5, "type": "line", "x0": 1.793, "x1": 1.793, "xref": "x", "y0": 0, "y1": 1, "yref": "y domain"}], "showlegend": true, "title": {"text": "<b>What Politicans Say about Everyday Topics</b><br>X: Polarization | Y: Total Disagreement"}, "width": 1000, "xaxis": {"title": {"text": "Polarization (Mahalanobis Distance)"}}, "yaxis": {"title": {"text": "Total Discourse Disagreement (Dispersion)"}}}}
